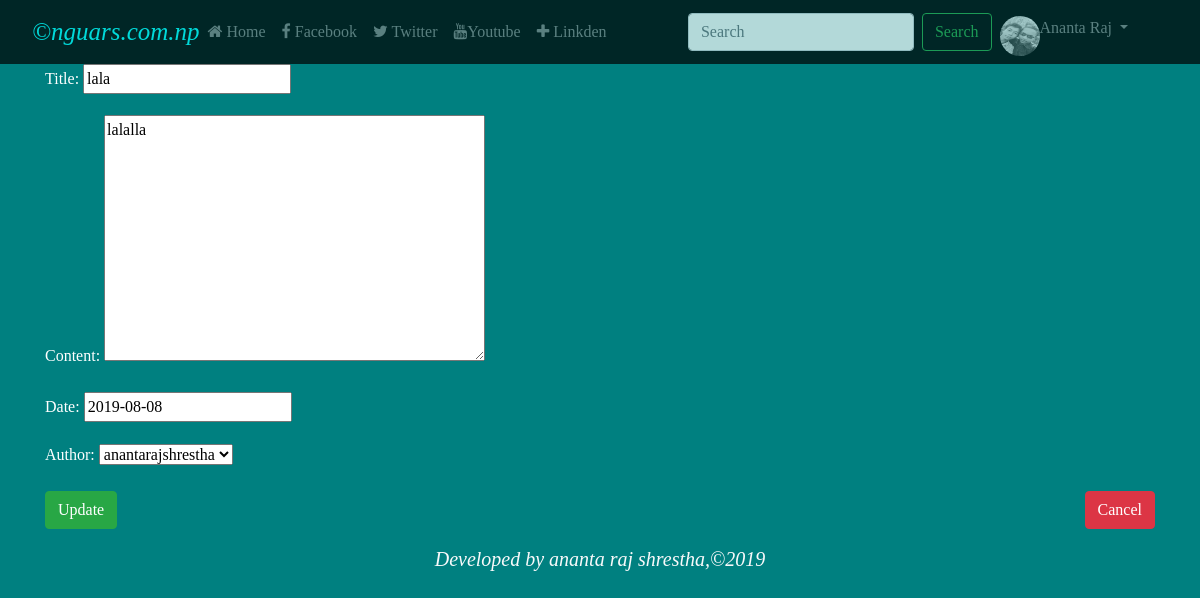
The page /blog/11/update/ (signed in) on the database its author committed.
### users/models.py (models this page shows, shortened)
class Profile(models.Model):
    user = models.OneToOneField(User,on_delete=models.CASCADE)
    img = models.ImageField(default="default.jpg",upload_to="profile")

### blog/models.py (models this page shows, shortened)
class posts(models.Model):
    title = models.CharField(max_length=100)
    content = models.TextField()
    date = models.DateField()
    author = models.ForeignKey(User,on_delete=models.CASCADE)

### blog/views.py (the view)
# urls.py: path('blog/<int:id>/update/',views.post_edit,name="post_edit"),
def post_edit(request,id):
    post = posts.objects.get(id=id)
    post_form = PostEditForm(data=request.POST or None,instance=post)
    if post.author != request.user:
        raise Http404
    if request.method == 'POST':
        if post_form.is_valid():
            post_form.save()
            return redirect('blog-index')
        else:
            post_form=PostEditForm(instance=post)
    dic =  {
          'form':post_form,
          'post':post
        }
    return render(request,'blog/post_edit.html',dic)

### blog/models.py
class PostEditForm(forms.ModelForm):
    class Meta:
        model = posts
        fields = (
            'title',
            'content',
            'date',
            'author',
        )

### templates/blog/post_edit.html (shortened to what this page needs)
{% extends 'blog/basic.html' %}
{% block content%}
<form method="POST">
    <div class="container">
            {{form.as_p}}
<input type="submit" class="btn btn-success" value="Update">
<a href="{% url 'blog-index' %}" style="float:right;" class="btn btn-danger" >Cancel</a>
</form>
{% endblock%}

### templates/blog/basic.html (shortened to what this page needs)
 {% load static %}
<!DOCTYPE html>
<html lang="en">
<head>
    <link rel="stylesheet" href="https://cdnjs.cloudflare.com/ajax/libs/font-awesome/4.7.0/css/font-awesome.min.css">
    <link rel="stylesheet" href="https://maxcdn.bootstrapcdn.com/bootstrap/4.4.1/css/bootstrap.min.css">
    <link rel="stylesheet" href="{% static 'blog/style.css' %}">
  </head>
  <body style=" font-family:Calibri;color:#fff;background-color:teal;">
        <nav  class="navbar navbar-expand-lg navbar-dark " style="background-color:#000; opacity:0.7;">
                 <i style="color:#fff;font-family:Serif;color:cyan;font-size:25px;">&copy;nguars.com.np</i>
                <div class="collapse navbar-collapse" id="navbarSupportedContent">
                  <ul class="navbar-nav mr-auto">
                    <li class="nav-item ">
                      <a class="nav-link" href="{% url 'blog-index' %}"><i class="fa fa-home"></i> Home </a>
                    </li>
                             <li class="nav-item ">
                      <a class="nav-link" href="{% url 'blog-index' %}"><i class="fa fa-facebook"></i> Facebook </a>
                    </li>
                     <li class="nav-item ">
                      <a class="nav-link" href="{% url 'blog-index' %}"><i class="fa fa-twitter"></i> Twitter</a>
                    </li>
                        <li class="nav-item ">
                      <a class="nav-link" href="{% url 'blog-index' %}"><i class="fa fa-youtube"></i>Youtube </a>
                    </li>
                     <li class="nav-item ">
                      <a class="nav-link" href="{% url 'blog-index' %}"><i class="fa fa-plus"></i> Linkden</a>
                    </li>
                  </ul>
                                                    <form class="form-inline my-2 my-lg-0" action="{% url 'blog-index' %}">
      <input class="form-control mr-sm-2" name="q" type="search" placeholder="Search" aria-label="Search">
      <button class="btn btn-outline-success my-2 my-sm-0"  type="submit">Search</button>
    </form>
                  <ul class="navbar-nav mr-5" >
         <li class="nav-item">
            {% if not user.is_authenticated %}
                         <li class="nav-item">
                            <a class="nav-link"   href="{% url 'register' %}"><i class="fa fa-user-plus "></i> Register</a>
                          </li>
                     <li class="nav-item">
                            <a class="nav-link"   href="{% url 'login' %}"><i class="fa fa-sign-in"></i> Login</a>
                     </li>
                          {% else %}
                            <li class="nav-item dropdown">
        <a class="nav-link dropdown-toggle" href="#" id="navbarDropdown" role="button" data-toggle="dropdown" aria-haspopup="true" aria-expanded="false">
          <img src="{{ user.profile.img.url}}" style="height:40px;width:40px;float:left;border-radius:50%;"> {{user.first_name}}
        </a>
      </li>
                   {% endif%}
                   </ul>
              </nav>
{% block content %}
{% endblock%}
   <div style="opacity:1.0;">
    <i style="font-family:calibri;margin:15px;font-size:20px;display:block;text-align:center;" class="text-light">Developed by ananta raj shrestha,<i>&copy;2019</i> </i>
</div>
</body>
</html>

### static/blog/style.css (style rules this page uses)
html { scroll-behavior: smooth; }

### rows shown on the page
posts: title "lala", content "lalalla", date "2019-08-08", author "anantarajshrestha"

### other values the page prints
{{ user.first_name }} "Ananta Raj"
